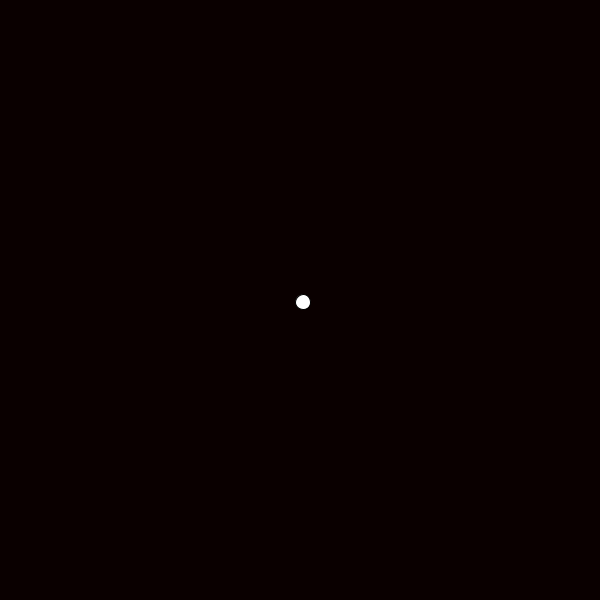
Frame 1 (no input)
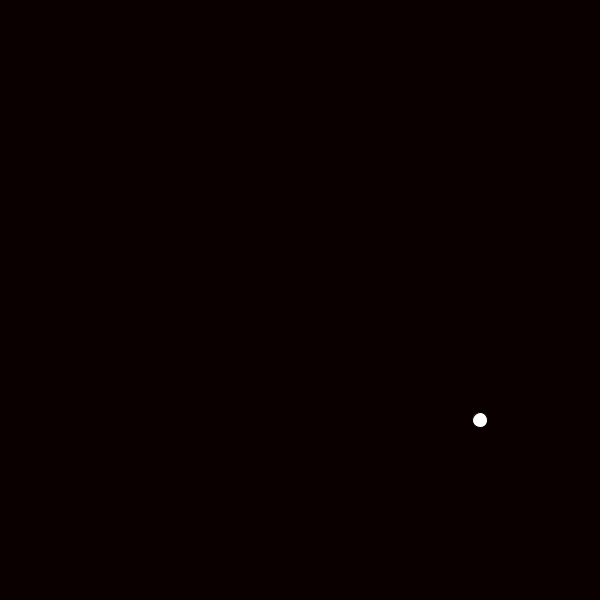
Frame 60 (the mouse pressed at the canvas centre just before this capture)
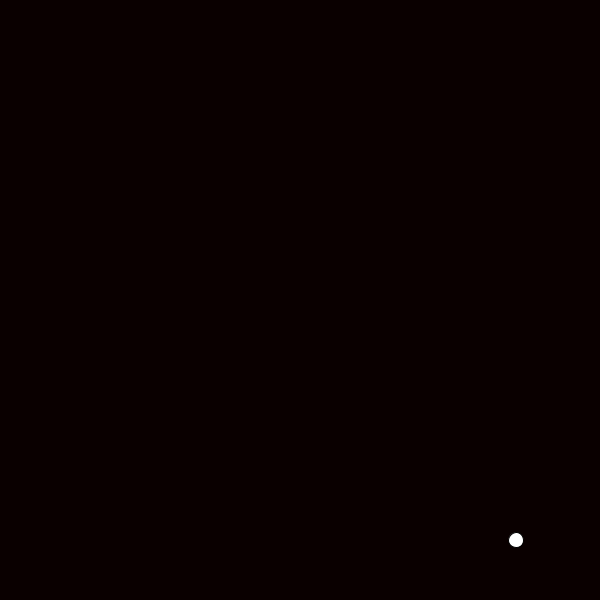
Frame 120 (the mouse held since frame 60 and released just before this capture)

The Processing sketch that drew these frames (run headless with seeded random() and noise(); from frame 60 on, the mouse is pressed at the canvas centre):

// Processing sketch: Pong
// ── Pong.pde
//Global Variables
int rad = 15;
float ballX, ballY;

float Xspeed = int(random(1, 5));
float Yspeed = int(random(1, 5));

int ballXDirection = 1;
int ballYDirection = 1;

void setup() {
  size(600, 600);
  ballX = width/2;
  ballY = height/2;
}

void draw() {
  background(#0A0000);
  ballX = ballX + ( Xspeed * ballXDirection);
  ballY = ballY + ( Yspeed * ballYDirection);
   if (ballX > width-rad || ballX < rad) {
    ballXDirection *= -1;
  }
  if (ballY > height-rad || ballY < rad) {
    ballYDirection *= -1;
  }

  // Draw the shape
  ellipse(ballX, ballY, rad, rad);
  fill(255);
  
}
